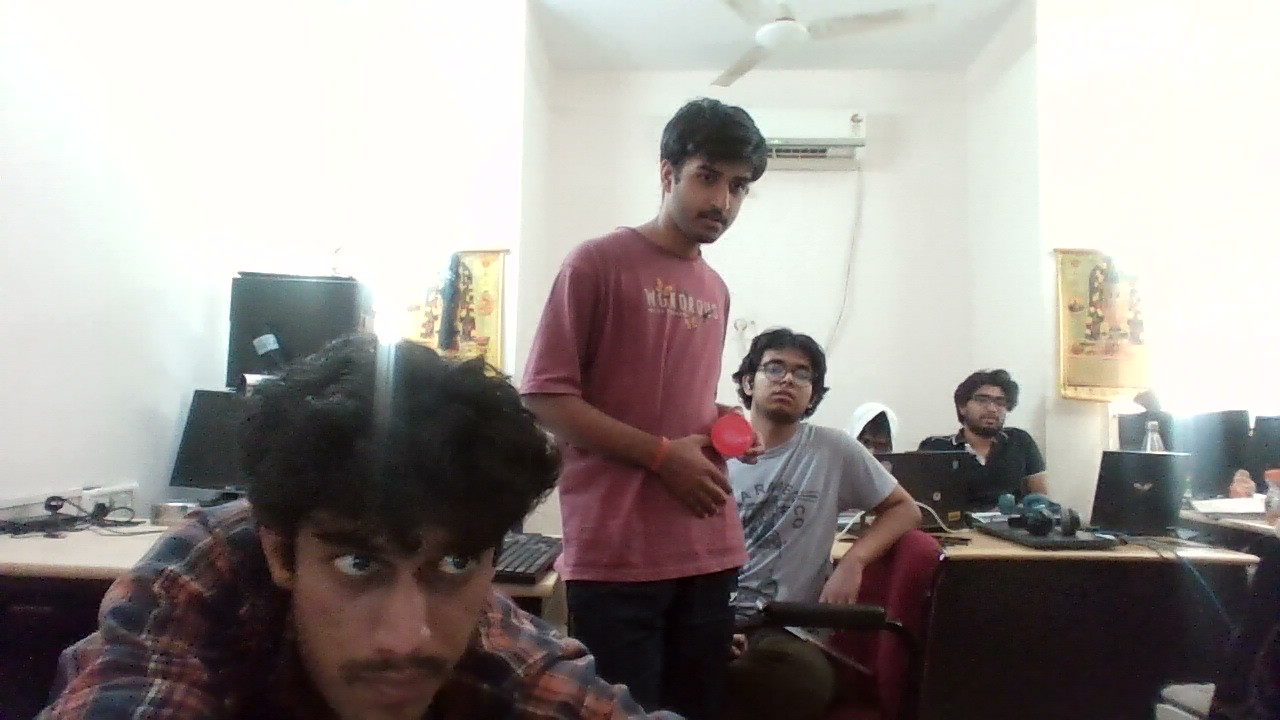
#> input picture main/tools/data/l (2).jpg, 1280 x 720 px
$ python -i hybrid_segmentation.py   (imports and definitions only)   (older library calls are emulated)
#> lines starting #> are read from the running program, lines starting #| are printed output that depends on the picture; after the words box and inside, x2 and y2 are one past the last pixel; in counts of white or black regions, pixels touching at a corner belong together
#> further down, picture is the input picture: shape (720, 1280, 3); mean B, G, R 147.5, 150.6, 156.2
"""
hybrid_segmentation.py
───────────────────────────────────────────────────────────────────────────────
Hybrid Object Segmentation combining:
  1. RGB Image Normalization
  2. L*a*b* Colour Space Conversion
  3. Adaptive K-Means Segmentation  (K=1..10, SSE-driven)
  4. Automatic GrabCut Segmentation (Orchard-Bouman GMM init, no user input)
  5. Shape Refinement               (energy-based occlusion removal)
  6. Morphological Operations       (hole-fill + Canny edge refinement)

Based on:
  "Object Segmentation Based on the Integration of Adaptive K-means
   and GrabCut Algorithm" — Prabu S. & Joseph Abraham Sundar K., WiSPNET 2022

Drop-in replacement for add_HSV_filter() in the main stereo pipeline.
Usage:
    from tools.hybrid_segmentation import hybrid_segment
    mask = hybrid_segment(frame, hsv_hint=None)
"""

import cv2
import numpy as np
# from sklearn.mixture import GaussianMixture


# ═══════════════════════════════════════════════════════════════════════════════
#  STEP 1 — RGB Image Normalization
# ═══════════════════════════════════════════════════════════════════════════════
def _normalize_rgb(image: np.ndarray) -> np.ndarray:
    """
    Eliminate light variations and bright/shaded regions.
    Each channel divided by pixel-wise sum of all channels, scaled to [0,255].
    Equations (1)–(6) from the paper.
    """
    img_f = image.astype(np.float32) + 1e-6          # avoid zero-division
    channel_sum = img_f.sum(axis=2, keepdims=True)
    normalized = (img_f / channel_sum) * 255.0
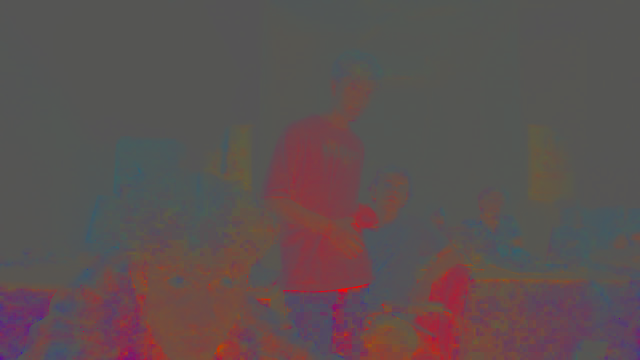
#> normalized: shape (720, 1280, 3) float32 (shown at 1/2 size); mean B, G, R 81, 80.6, 93.4
    return np.clip(normalized, 0, 255).astype(np.uint8)


# ═══════════════════════════════════════════════════════════════════════════════
#  STEP 2 — Colour Space Conversion  RGB → L*a*b*
# ═══════════════════════════════════════════════════════════════════════════════
def _to_lab(image: np.ndarray) -> np.ndarray:
    """BGR → L*a*b* via OpenCV (internally does XYZ intermediate step)."""
    return cv2.cvtColor(image, cv2.COLOR_BGR2LAB)
#> returned value: shape (720, 1280, 3); mean of channels 0, 1, 2 91, 133.6, 130.2


# ═══════════════════════════════════════════════════════════════════════════════
#  STEP 3 — Adaptive K-Means Segmentation
# ═══════════════════════════════════════════════════════════════════════════════
def _adaptive_kmeans(lab_image: np.ndarray,
                     k_min: int = 2,
                     k_max: int = 10) -> np.ndarray:
    """
    Cluster the L*a*b* image pixels with K-Means.
    K is chosen adaptively (1–10) using the SSE elbow criterion.
    Returns a binary mask where the LARGEST connected foreground cluster = 255.
    """
#> called with k_min = 2, k_max = 8
    h, w = lab_image.shape[:2]
    pixels = lab_image.reshape(-1, 3).astype(np.float32)

    best_k     = k_min
    best_sse   = np.inf
    prev_sse   = np.inf
    sse_values = []

    # ── Elbow search ──────────────────────────────────────────────────────────
    for k in range(k_min, k_max + 1):
        criteria = (cv2.TERM_CRITERIA_EPS + cv2.TERM_CRITERIA_MAX_ITER, 30, 0.2)
        _, labels, centers = cv2.kmeans(
            pixels, k, None, criteria,
            attempts=3, flags=cv2.KMEANS_PP_CENTERS
        )
        sse = float(np.sum((pixels - centers[labels.flatten()]) ** 2))
        sse_values.append(sse)

        # Elbow: stop when improvement falls below 15 %
        if prev_sse < np.inf:
            improvement = (prev_sse - sse) / (prev_sse + 1e-9)
            if improvement < 0.15:
                best_k = k - 1
                break
        prev_sse = sse
        best_k   = k
#> this loop made 4 passes
#> (sse, improvement, prev_sse) on passes 2 to 3: (50924292, 0.293, 50924292), (37422560, 0.265, 37422560)
#> after the loop, sse_values = [72031112, 50924292, 37422560, 32190698]

    # ── Re-run with chosen K ───────────────────────────────────────────────────
    best_k = max(best_k, k_min)
    criteria = (cv2.TERM_CRITERIA_EPS + cv2.TERM_CRITERIA_MAX_ITER, 50, 0.1)
    _, labels, centers = cv2.kmeans(
        pixels, best_k, None, criteria,
        attempts=5, flags=cv2.KMEANS_PP_CENTERS
    )
#> centers = [[92, 127.8, 128.5], [88.84, 161.9, 140.6], [90.88, 142.3, 138.2], [82.77, 146.8, 119.8]]

    label_map = labels.reshape(h, w)
#> label_map: shape (720, 1280) int32; 4 distinct labels, from 0 to 3

    # ── Pick foreground cluster: highest L* mean (brightest object) ─────────
    # Alternatively you could pick smallest/largest area; brightest works well
    # for coloured objects on a neutral background.
    best_cluster   = 0
    best_area      = 0
    for k in range(best_k):
        cluster_mask = (label_map == k).astype(np.uint8)
        # count connected components — pick cluster with most connected regions
        n_comp, comp_labels = cv2.connectedComponents(cluster_mask)
        area = np.sum(cluster_mask)
        if area > best_area:
            best_area    = area
            best_cluster = k
#> this loop made 4 passes
#> (n_comp, area, best_area) on pass 1: (578, 653875, 653875)
#> pass 1, in _adaptive_kmeans, `cluster_mask = (label_map == k).astype(np.uint8)`:
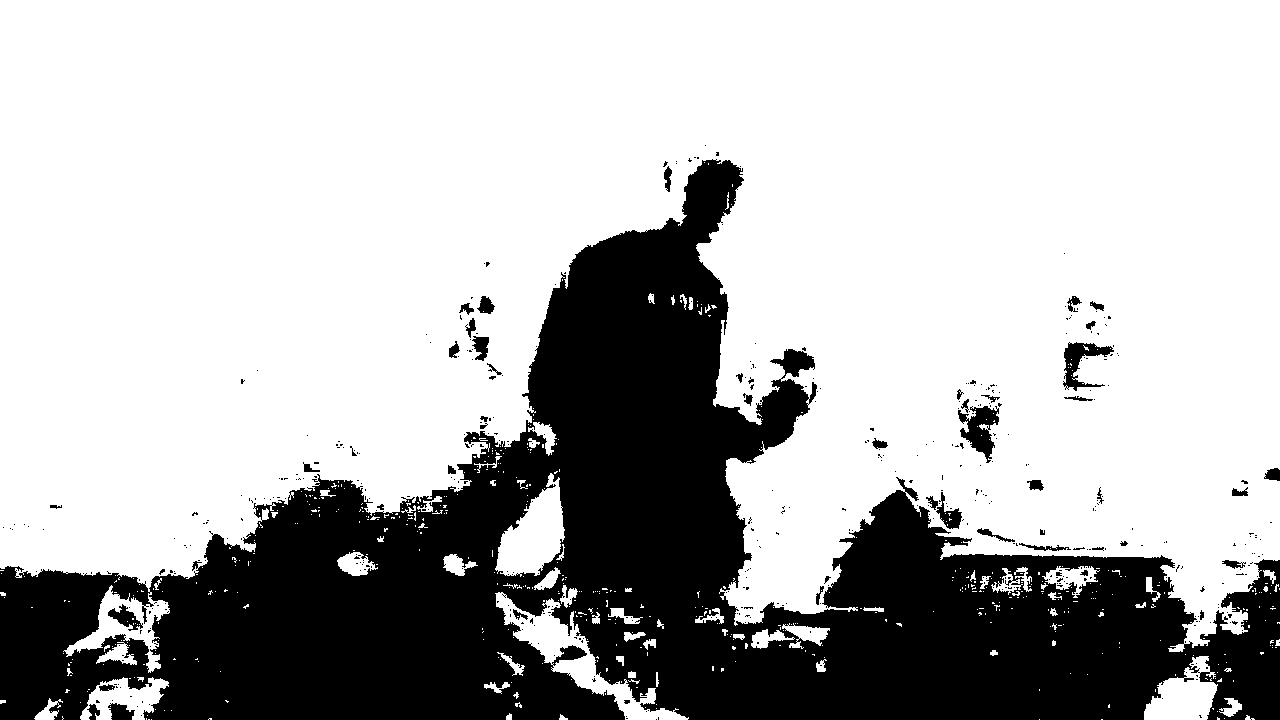
#> cluster_mask: shape (720, 1280); values 0 (black) and 1 (white), 70.9% white; 481 black regions (431 under 20 px), largest, box (x1, y1, x2, y2) and area: (0, 159, 1280, 720) 260081, (958, 406, 999, 463) 1169, (1063, 342, 1114, 391) 964
#> pass 1, in _adaptive_kmeans, `n_comp, comp_labels = cv2.connectedComponents(cluster_mask)`:
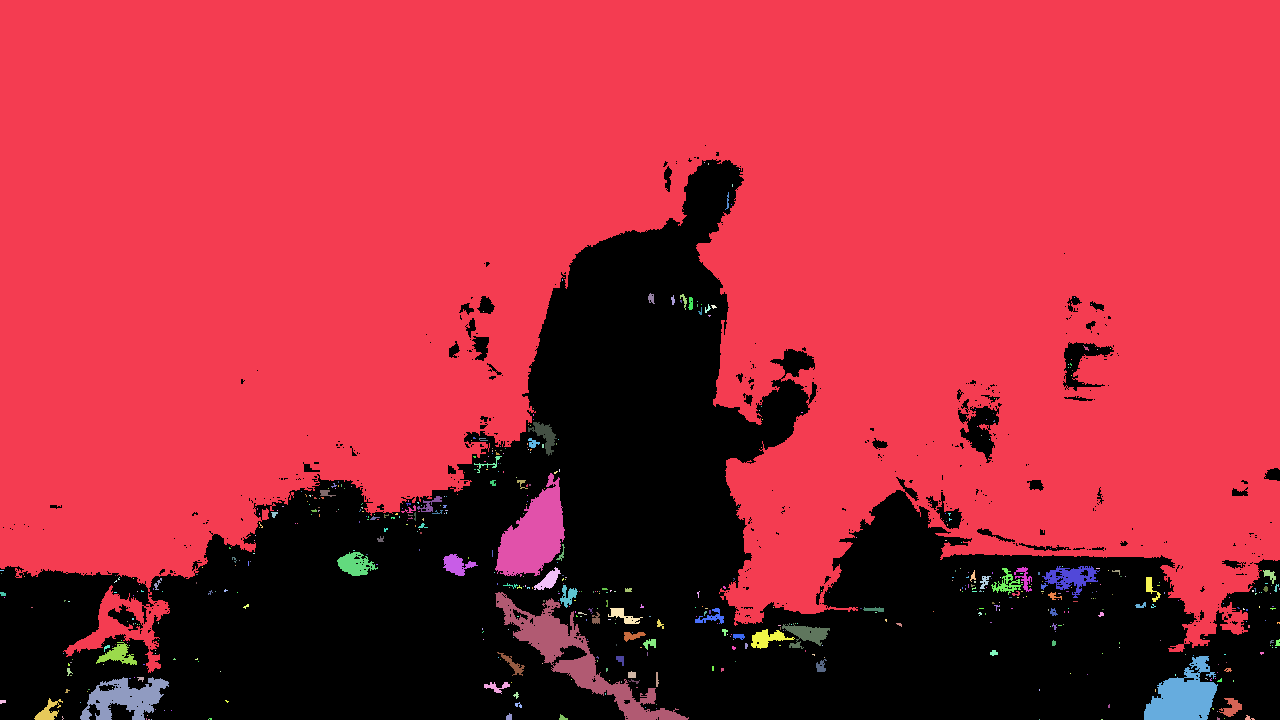
#> comp_labels: shape (720, 1280) int32; 578 distinct labels, from 0 to 577; one colour per label, 0 black
#> after the loop, best_area = 653875; best_cluster = 0

    # Use the cluster with the highest average 'a' channel (reddish/green hue)
    # to target salient coloured foreground objects
    cluster_scores = []
    for k in range(best_k):
        mask_k  = (label_map == k)
        lab_px  = lab_image[mask_k].astype(float)
        # score = chroma magnitude in a*b* plane (salient coloured objects score high)
        chroma  = np.mean(np.sqrt((lab_px[:, 1] - 128) ** 2 +
                                  (lab_px[:, 2] - 128) ** 2)) if len(lab_px) else 0
        cluster_scores.append(chroma)
#> this loop made 4 passes
#> chroma on passes 1 to 4: 2.7, 36.85, 18.42, 21.39
#> after the loop, cluster_scores = [2.7, 36.85, 18.42, 21.39]

    best_cluster = int(np.argmax(cluster_scores))
#> best_cluster = 1
    kmeans_mask  = ((label_map == best_cluster) * 255).astype(np.uint8)
#> kmeans_mask: shape (720, 1280); 6.8% white; 672 white regions (615 under 20 px), largest, box (x1, y1, x2, y2) and area: (720, 528, 952, 720) 16657, (565, 425, 741, 608) 15784, (530, 273, 757, 467) 14858

    return kmeans_mask


# ═══════════════════════════════════════════════════════════════════════════════
#  STEP 4 — Automatic GrabCut Segmentation
# ═══════════════════════════════════════════════════════════════════════════════
def _auto_grabcut(bgr_image: np.ndarray,
                  hint_mask: np.ndarray) -> np.ndarray:
    """
    Automatic GrabCut — no user rectangle required.

    Initialisation follows the paper (Table II):
      1. Entire image = unknown region
      2. Orchard-Bouman clustering (mimicked via sklearn GMM K=2) splits
         image into FG / BG
      3. Two full-covariance GMMs (K=5) built from those pixel sets
      4-7. GrabCut iterates to convergence

    hint_mask: binary uint8 (255 = likely foreground) from K-Means step,
               used to seed the initial FG/BG split.
    """
    h, w = bgr_image.shape[:2]

    # ── Build trimap from K-Means mask (Step 2 of Table II) ─────────────────
    # Erode the hint mask to get a confident FG seed
    kernel_fg = cv2.getStructuringElement(cv2.MORPH_ELLIPSE, (15, 15))
    kernel_bg = cv2.getStructuringElement(cv2.MORPH_ELLIPSE, (5, 5))

    sure_fg = cv2.erode(hint_mask,  kernel_fg, iterations=1)
#> sure_fg: shape (720, 1280); 2.5% white; 19 white regions (10 under 20 px), largest, box (x1, y1, x2, y2) and area: (825, 540, 932, 720) 8234, (583, 458, 690, 579) 6338, (586, 309, 671, 429) 5344
    sure_bg = cv2.dilate(hint_mask, kernel_bg, iterations=3)
#> sure_bg: shape (720, 1280); 14.4% white; 60 white regions, largest, box (x1, y1, x2, y2) and area: (524, 259, 1080, 720) 81183, (148, 516, 347, 720) 22296, (415, 599, 510, 720) 5348
    sure_bg = cv2.bitwise_not(sure_bg)           # invert → pixels far from object

    # [5 lines of commented-out code are left out]
    gc_mask = np.full((h, w), cv2.GC_PR_BGD, dtype=np.uint8)   # start: probable BG
#> gc_mask: shape (720, 1280); every value is 2
    gc_mask[sure_fg == 255] = cv2.GC_FGD                        # certain FG
    gc_mask[sure_bg == 255] = cv2.GC_BGD                        # certain BG

    # If no certain FG exists, fall back to centre-based rectangle
    if np.sum(sure_fg) == 0:
        margin  = max(10, min(h, w) // 8)
        rect    = (margin, margin, w - 2 * margin, h - 2 * margin)
        gc_mask = np.zeros((h, w), dtype=np.uint8)
        bgd_model = np.zeros((1, 65), np.float64)
        fgd_model = np.zeros((1, 65), np.float64)
        cv2.grabCut(bgr_image, gc_mask, rect,
                    bgd_model, fgd_model, 5, cv2.GC_INIT_WITH_RECT)
    else:
        bgd_model = np.zeros((1, 65), np.float64)
        fgd_model = np.zeros((1, 65), np.float64)
        cv2.grabCut(bgr_image, gc_mask, None,
                    bgd_model, fgd_model, 5, cv2.GC_INIT_WITH_MASK)

    # Pixels labelled FGD or PR_FGD → foreground
    fg_mask = np.where(
        (gc_mask == cv2.GC_FGD) | (gc_mask == cv2.GC_PR_FGD),
        255, 0
    ).astype(np.uint8)
#> fg_mask: shape (720, 1280); 6.1% white; 18 white regions (10 under 20 px), largest, box (x1, y1, x2, y2) and area: (529, 275, 757, 474) 19620, (570, 455, 728, 582) 16376, (824, 528, 945, 720) 14758

    return fg_mask


# ═══════════════════════════════════════════════════════════════════════════════
#  STEP 5 — Shape Refinement  (Eq. 12 from paper)
# ═══════════════════════════════════════════════════════════════════════════════
def _shape_refinement(mask: np.ndarray,
                      lab_image: np.ndarray,
                      mu: float = 0.5) -> np.ndarray:
    """
    Energy-based shape refinement:
        E = OEi − µ * Et_s
    OEi = gradient magnitude of L channel (original image energy)
    Et_s = distance transform of current mask (shape energy term)
    Pixels where E > 0 are retained as foreground.
    """
#> called with mu = 0.5
    L_channel = lab_image[:, :, 0].astype(np.float32)

    # Original image energy: Sobel gradient magnitude on L channel
    gx   = cv2.Sobel(L_channel, cv2.CV_32F, 1, 0, ksize=3)
    gy   = cv2.Sobel(L_channel, cv2.CV_32F, 0, 1, ksize=3)
    OEi  = cv2.magnitude(gx, gy)
    OEi  = cv2.normalize(OEi, None, 0, 1, cv2.NORM_MINMAX)

    # Shape energy: distance transform of current mask
    dist = cv2.distanceTransform(mask, cv2.DIST_L2, 5)
    Et_s = cv2.normalize(dist, None, 0, 1, cv2.NORM_MINMAX)

    # Energy expression
    E = OEi - mu * Et_s

    # Retain mask pixels where original energy dominates
    refined = mask.copy()
    suppress = (E < 0) & (mask == 255)
#> suppress: shape (720, 1280) bool; 4.3% white; 278 white regions (255 under 20 px), largest, box (x1, y1, x2, y2) and area: (571, 456, 720, 581) 12060, (550, 275, 684, 438) 10808, (825, 530, 939, 720) 10341
    refined[suppress] = 0
#> refined: shape (720, 1280); 0.82% white in thin lines or dots, all inside (x1, y1, x2, y2) = (88, 275, 941, 720)

    return refined


# ═══════════════════════════════════════════════════════════════════════════════
#  STEP 6 — Morphological Operations
# ═══════════════════════════════════════════════════════════════════════════════
def _morphological_ops(mask: np.ndarray) -> np.ndarray:
    """
    1. Close small gaps
    2. Partial filling (flood-fill black holes inside connected white regions)
    3. Remove small isolated blobs
    4. Canny-guided edge refinement
    """
    kernel_close = cv2.getStructuringElement(cv2.MORPH_ELLIPSE, (7, 7))
    kernel_open  = cv2.getStructuringElement(cv2.MORPH_ELLIPSE, (3, 3))

    # Close → fill thin gaps
    mask = cv2.morphologyEx(mask, cv2.MORPH_CLOSE, kernel_close, iterations=2)
#> mask: shape (720, 1280); 2.1% white; 45 white regions (23 under 20 px), largest, box (x1, y1, x2, y2) and area: (824, 528, 941, 720) 5300, (540, 275, 642, 423) 3533, (654, 457, 726, 529) 1544
    # Open  → remove isolated specks
    mask = cv2.morphologyEx(mask, cv2.MORPH_OPEN,  kernel_open,  iterations=1)
#> mask: shape (720, 1280); 2% white; 37 white regions (12 under 20 px), largest, box (x1, y1, x2, y2) and area: (824, 528, 940, 720) 5276, (540, 275, 641, 419) 3485, (678, 471, 726, 528) 1304

    # ── Hole filling (partial fill via flood-fill on inverted mask) ──────────
    h, w     = mask.shape
    filled   = mask.copy()
    flood_in = cv2.bitwise_not(filled)
    seed_pt  = (0, 0)
    flood_mask = np.zeros((h + 2, w + 2), np.uint8)
    cv2.floodFill(flood_in, flood_mask, seed_pt, 255)
    holes    = cv2.bitwise_not(flood_in)
    filled   = cv2.bitwise_or(filled, holes)

    # ── Keep only the largest connected component ─────────────────────────────
    n_labels, labels, stats, _ = cv2.connectedComponentsWithStats(filled, 8)
#> labels: shape (720, 1280) int32; 38 distinct labels, from 0 to 37
#> n_labels = 38; stats = 38 rows, first 6: [0, 0, 1280, 720, 903090], [540, 275, 101, 144, 3485], [647, 317, 38, 74, 1298], [556, 334, 3, 3, 5], [656, 394, 6, 8, 33], [675, 397, 7, 9, 30]
    if n_labels > 1:
        largest = 1 + np.argmax(stats[1:, cv2.CC_STAT_AREA])
#> largest = 22
        filled  = (labels == largest).astype(np.uint8) * 255
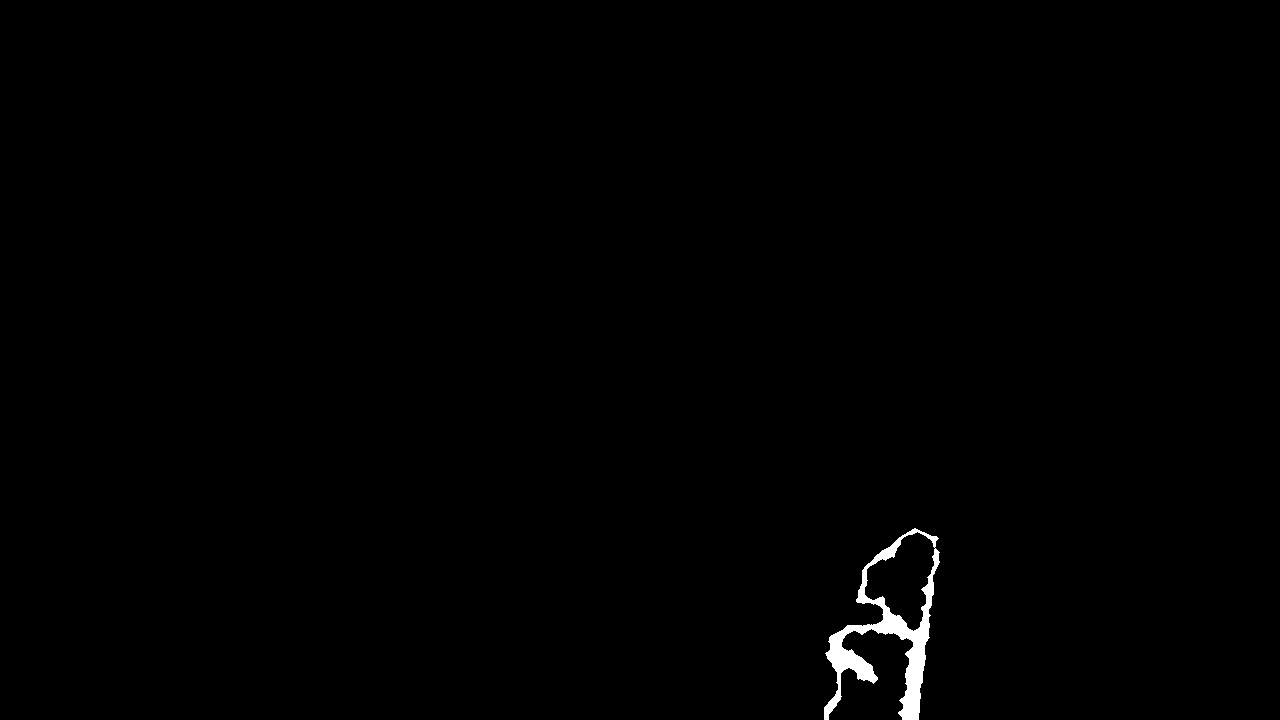
#> filled: shape (720, 1280); 0.57% white; 1 white region, box (x1, y1, x2, y2) and area: (824, 528, 940, 720) 5276

    return filled


# ═══════════════════════════════════════════════════════════════════════════════
#  PUBLIC API
# ═══════════════════════════════════════════════════════════════════════════════
def hybrid_segment(bgr_frame: np.ndarray,
                   hsv_hint: np.ndarray | None = None,
                   use_grabcut: bool = True) -> np.ndarray:
    """
    Full hybrid segmentation pipeline (6 steps from the paper).

    Parameters
    ----------
    bgr_frame  : H×W×3 BGR image from camera
    hsv_hint   : optional H×W uint8 binary mask from HSV filter —
                 when provided, it is combined (AND) with K-Means result
                 to restrict the foreground region further.
    use_grabcut: set False for low-power mode (skips GrabCut, ~3× faster)

    Returns
    -------
    mask : H×W uint8, 255 = foreground object, 0 = background
    """
    # ── Step 1 — Normalise ────────────────────────────────────────────────────
    norm_rgb = _normalize_rgb(bgr_frame)

    # ── Step 2 — L*a*b* conversion ───────────────────────────────────────────
    lab = _to_lab(norm_rgb)

    # ── Step 3 — Adaptive K-Means ────────────────────────────────────────────
    kmeans_mask = _adaptive_kmeans(lab, k_min=2, k_max=8)

    # Optionally combine with HSV hint for colour-constrained tracking
    if hsv_hint is not None:
        hsv_bin     = (hsv_hint > 0).astype(np.uint8) * 255
        kmeans_mask = cv2.bitwise_and(kmeans_mask, hsv_bin)

    # Early-exit if K-Means found nothing
    if np.sum(kmeans_mask) == 0:
        return np.zeros(bgr_frame.shape[:2], dtype=np.uint8)

    # ── Step 4 — Automatic GrabCut ───────────────────────────────────────────
    if use_grabcut:
        gc_mask = _auto_grabcut(bgr_frame, kmeans_mask)
        # Intersect with K-Means result for best of both worlds
        combined = cv2.bitwise_and(kmeans_mask, gc_mask)
        # If GrabCut wiped everything out, fall back to K-Means only
        if np.sum(combined) < 100:
            combined = kmeans_mask
    else:
        combined = kmeans_mask

    # ── Step 5 — Shape Refinement ────────────────────────────────────────────
    refined = _shape_refinement(combined, lab, mu=0.5)

    # ── Step 6 — Morphological Operations ───────────────────────────────────
    final_mask = _morphological_ops(refined)

    return final_mask


# ═══════════════════════════════════════════════════════════════════════════════
#  Lightweight alias — same interface as add_HSV_filter
# ═══════════════════════════════════════════════════════════════════════════════
def hybrid_mask(bgr_frame: np.ndarray,
                blur_k: int = 7,
                hsv_range: list | None = None) -> np.ndarray:
    """
    Drop-in replacement for add_HSV_filter(frame, blur_k, hsv_range).

    Runs the full hybrid pipeline; if hsv_range is given the HSV mask
    is generated internally and fed as a hint to the K-Means step.
    """
    hsv_hint = None
    if hsv_range is not None and len(hsv_range) == 2:
        blurred  = cv2.GaussianBlur(bgr_frame, (blur_k, blur_k), 0)
        hsv      = cv2.cvtColor(blurred, cv2.COLOR_BGR2HSV)
        lo       = np.array(hsv_range[0], dtype=np.uint8)
        hi       = np.array(hsv_range[1], dtype=np.uint8)
        hsv_hint = cv2.inRange(hsv, lo, hi)

    return hybrid_segment(bgr_frame, hsv_hint=hsv_hint, use_grabcut=True)

>>> import cv2
>>> picture = cv2.imread('data/l (2).jpg')
>>> result = hybrid_mask(picture)
